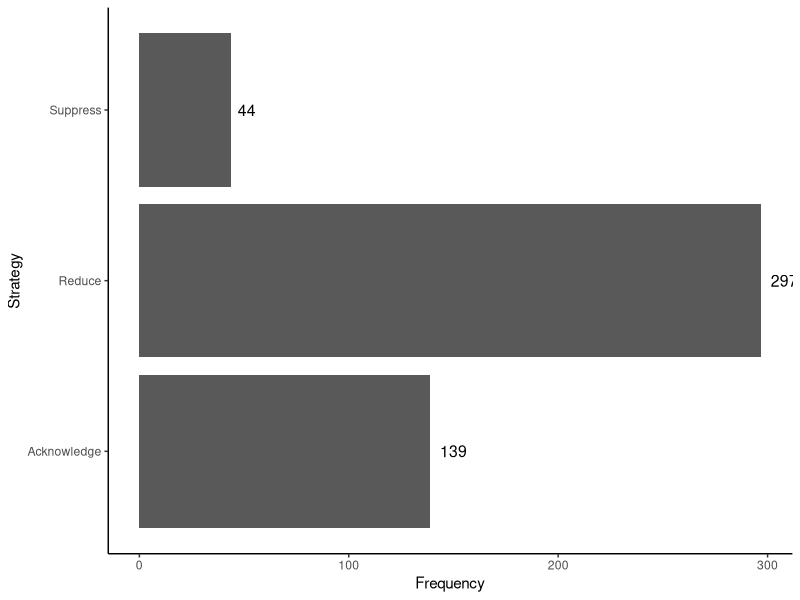
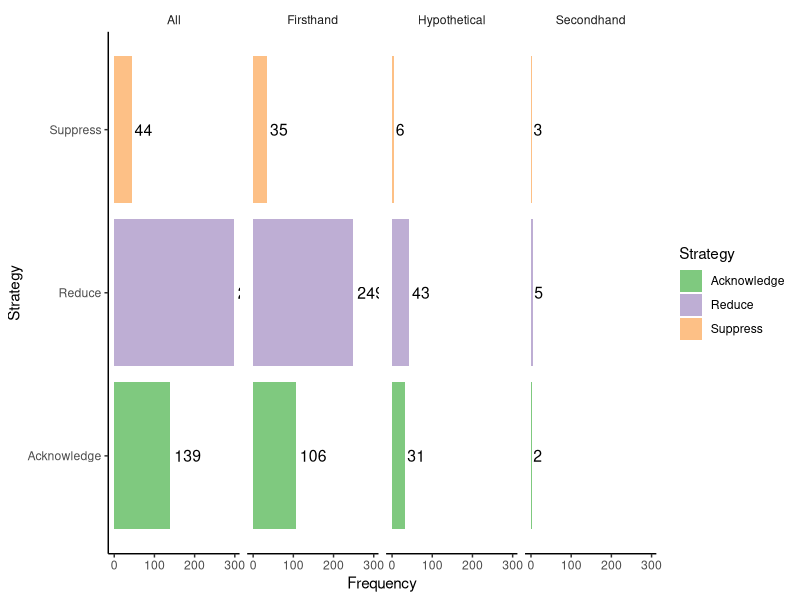
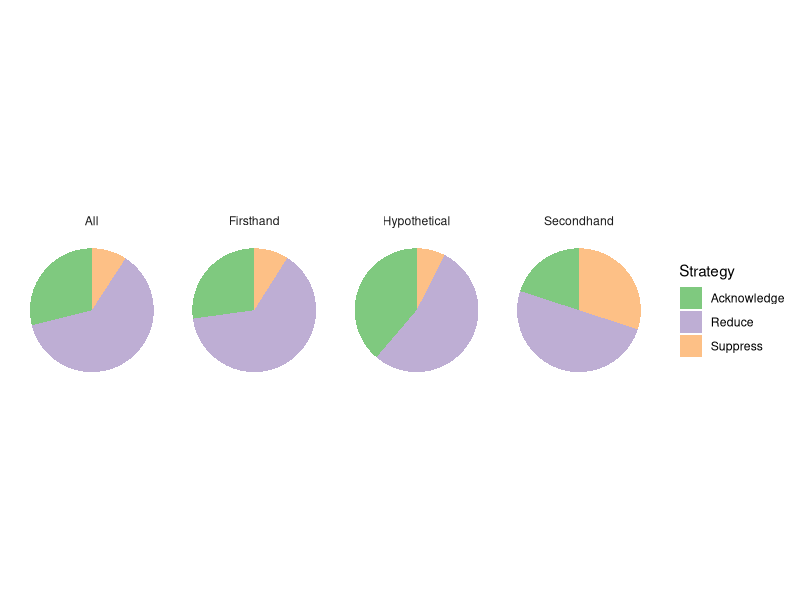
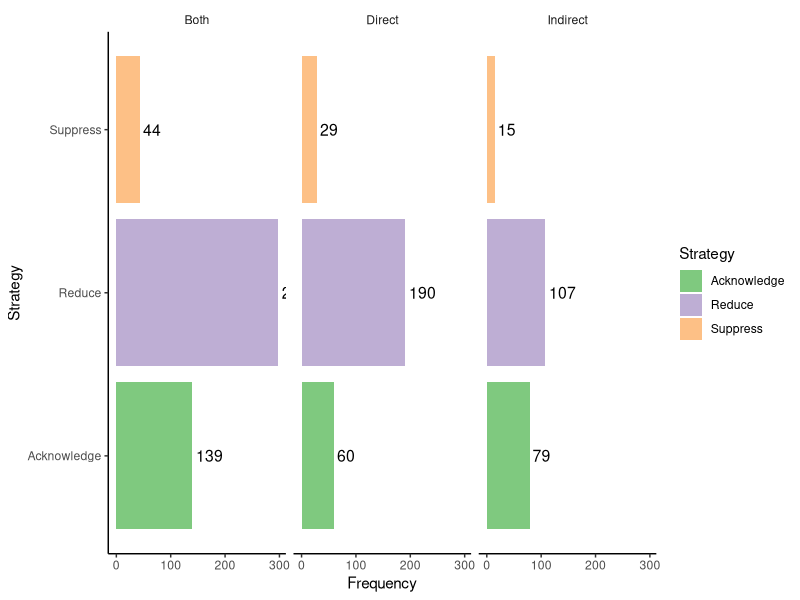
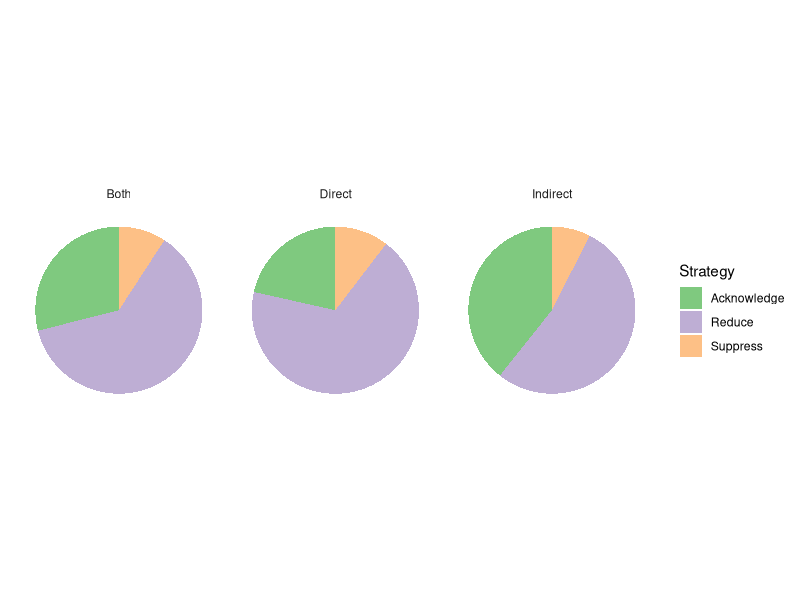
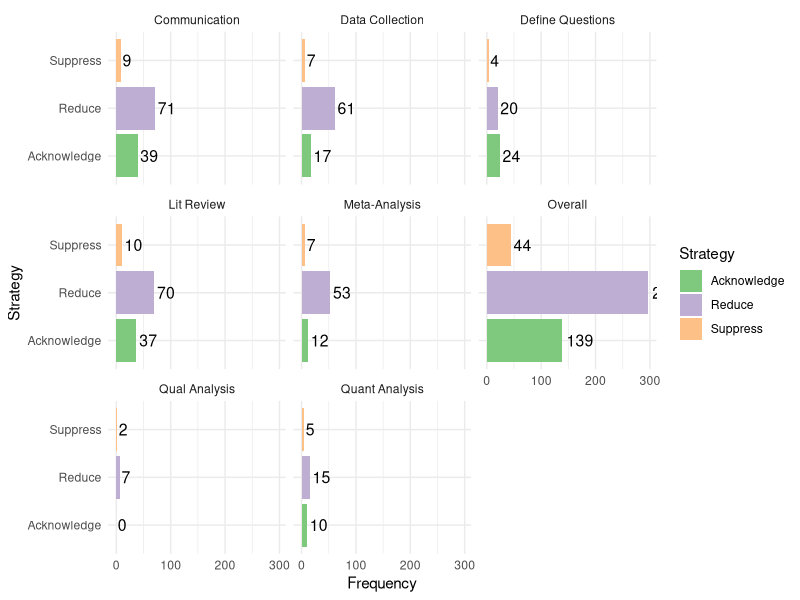
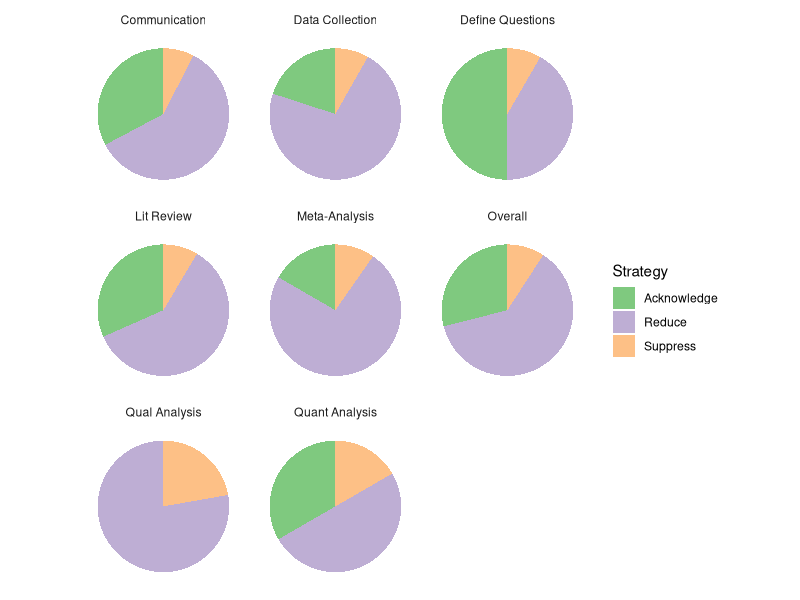
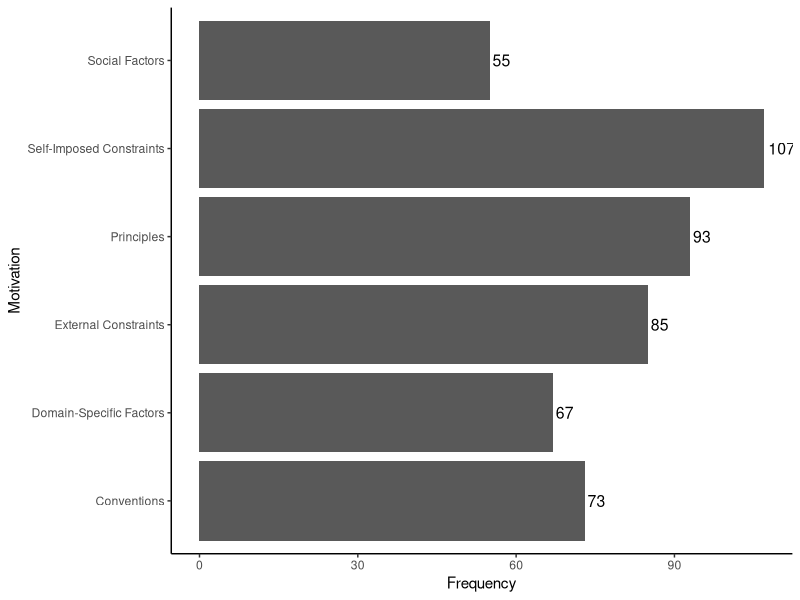

Source code (R) for these figures, in order:
## ---- chunk 1
library(ggplot2)
library(dplyr)
# library(ggstance) # devtools::install_github("lionel-/ggstance")
knitr::opts_chunk$set(echo = TRUE)
## ---- chunk 2
codes <- read.csv(file="codes-anonymous.csv", header=TRUE, sep=",")
## ---- chunk 3
# counts of strategies
d.strat <- data.frame(
  "Strategy"=c('Acknowledge','Reduce','Suppress'),
  "Frequency"=c(sum(codes$Strategy=='Acknowledge'),sum(codes$Strategy=='Reduce'),sum(codes$Strategy=='Suppress')),
  "Percent"=c(sum(codes$Strategy=='Acknowledge'),sum(codes$Strategy=='Reduce'),sum(codes$Strategy=='Suppress'))/length(codes$Decision)*100
)
## ---- chunk 4
ggplot(d.strat, aes(x=Strategy,y=Frequency)) + 
  geom_bar(stat = 'identity') + 
  geom_text(aes(label=Frequency),position=position_dodge(width=0.9), size=4, hjust=-0.35) + 
  theme(panel.background = element_blank(), axis.line = element_line(colour = "black")) + 
  coord_flip()
## ---- chunk 5
# add column to data table of strategies for type of mention
d.strat.mention <- cbind(d.strat,"Mention"=c("All","All","All"))

# get counts of strategies for:
# firsthand accounts
codes.firsthand <- codes %>% filter(Mention=="Firsthand")
d.strat.mention <- rbind(d.strat.mention, data.frame(
  "Strategy"=c('Acknowledge','Reduce','Suppress'),
  "Frequency"=c(sum(codes.firsthand$Strategy=='Acknowledge'),sum(codes.firsthand$Strategy=='Reduce'),sum(codes.firsthand$Strategy=='Suppress')),
    "Percent"=c(sum(codes.firsthand$Strategy=='Acknowledge'),sum(codes.firsthand$Strategy=='Reduce'),sum(codes.firsthand$Strategy=='Suppress'))/length(codes.firsthand$Decision)*100,
  "Mention"=c("Firsthand","Firsthand","Firsthand")
))
# secondhand accounts
codes.secondhand <- codes %>% filter(Mention=="Secondhand")
d.strat.mention <- rbind(d.strat.mention, data.frame(
  "Strategy"=c('Acknowledge','Reduce','Suppress'),
  "Frequency"=c(sum(codes.secondhand$Strategy=='Acknowledge'),sum(codes.secondhand$Strategy=='Reduce'),sum(codes.secondhand$Strategy=='Suppress')),
  "Percent"=c(sum(codes.secondhand$Strategy=='Acknowledge'),sum(codes.secondhand$Strategy=='Reduce'),sum(codes.secondhand$Strategy=='Suppress'))/length(codes.secondhand$Decision)*100,
  "Mention"=c("Secondhand","Secondhand","Secondhand")
))
# hypothetical accounts
codes.hypothetical <- codes %>% filter(Mention=="Hypothetical")
d.strat.mention <- rbind(d.strat.mention, data.frame(
  "Strategy"=c('Acknowledge','Reduce','Suppress'),
  "Frequency"=c(sum(codes.hypothetical$Strategy=='Acknowledge'),sum(codes.hypothetical$Strategy=='Reduce'),sum(codes.hypothetical$Strategy=='Suppress')),
  "Percent"=c(sum(codes.hypothetical$Strategy=='Acknowledge'),sum(codes.hypothetical$Strategy=='Reduce'),sum(codes.hypothetical$Strategy=='Suppress'))/length(codes.hypothetical$Decision)*100,
  "Mention"=c("Hypothetical","Hypothetical","Hypothetical")
))
## ---- chunk 6
ggplot(d.strat.mention, aes(x=Strategy, y=Frequency, fill=Strategy)) + 
  geom_bar(stat = 'identity') + 
  scale_fill_brewer(type = "qual", palette = 1, aesthetics = "fill") +
  geom_text(aes(label=Frequency), position=position_dodge(width=0.9), size=4, hjust=-0.15) + 
  theme(panel.background = element_blank(), axis.line = element_line(colour = "black"), strip.background = element_blank()) + 
  facet_grid(~ Mention) +
  coord_flip()

ggplot(d.strat.mention, aes(x="", y=Percent, fill=Strategy)) +
  geom_bar(width = 1, stat = "identity") +
  coord_polar("y", start = 0) +
  scale_fill_brewer(type = "qual", palette = 1, aesthetics = "fill") +
  # geom_text(aes(label = round(Percent,digits=1)), size=4) +
  theme_minimal() + 
  theme(axis.title.x = element_blank(), axis.title.y = element_blank(), panel.border = element_blank(), panel.grid=element_blank(),
  axis.ticks = element_blank(), plot.title=element_text(size=14, face="bold"), axis.text.x=element_blank(), strip.background = element_blank()) +
  facet_grid(~ Mention)
## ---- chunk 7
# add column to data table of strategies for type of mention
d.strat.impact <- cbind(d.strat,"Impact"=c("Both","Both","Both"))

# get counts of strategies for decisions with:
# direct impact
codes.direct <- codes %>% filter(Impact=="Direct")
d.strat.impact <- rbind(d.strat.impact, data.frame(
  "Strategy"=c('Acknowledge','Reduce','Suppress'),
  "Frequency"=c(sum(codes.direct$Strategy=='Acknowledge'),sum(codes.direct$Strategy=='Reduce'),sum(codes.direct$Strategy=='Suppress')),
  "Percent"=c(sum(codes.direct$Strategy=='Acknowledge'),sum(codes.direct$Strategy=='Reduce'),sum(codes.direct$Strategy=='Suppress'))/length(codes.direct$Decision)*100,
  "Impact"=c("Direct","Direct","Direct")
))
# indirect impact
codes.indirect <- codes %>% filter(Impact=="Indirect")
d.strat.impact <- rbind(d.strat.impact, data.frame(
  "Strategy"=c('Acknowledge','Reduce','Suppress'),
  "Frequency"=c(sum(codes.indirect$Strategy=='Acknowledge'),sum(codes.indirect$Strategy=='Reduce'),sum(codes.indirect$Strategy=='Suppress')),
  "Percent"=c(sum(codes.indirect$Strategy=='Acknowledge'),sum(codes.indirect$Strategy=='Reduce'),sum(codes.indirect$Strategy=='Suppress'))/length(codes.indirect$Decision)*100,
  "Impact"=c("Indirect","Indirect","Indirect")
))
## ---- chunk 8
ggplot(d.strat.impact, aes(x=Strategy,y=Frequency,fill=Strategy)) + 
  geom_bar(stat = 'identity') + 
  scale_fill_brewer(type = "qual", palette = 1, aesthetics = "fill") +
  geom_text(aes(label=Frequency),position=position_dodge(width=0.9), size=4, hjust=-0.15) + 
  theme(panel.background = element_blank(), axis.line = element_line(colour = "black"), strip.background = element_blank()) + 
  facet_grid(~ Impact) +
  coord_flip()

ggplot(d.strat.impact, aes(x="", y=Percent, fill=Strategy)) +
  geom_bar(width = 1, stat = "identity") +
  coord_polar("y", start = 0) +
  scale_fill_brewer(type = "qual", palette = 1, aesthetics = "fill") +
  # geom_text(aes(label = round(Percent,digits=1)), size=4) +
  theme_minimal() + 
  theme(axis.title.x = element_blank(), axis.title.y = element_blank(), panel.border = element_blank(), panel.grid=element_blank(),
  axis.ticks = element_blank(), plot.title=element_text(size=14, face="bold"), axis.text.x=element_blank(), strip.background = element_blank()) +
  facet_grid(~ Impact)
## ---- chunk 9
# add column to data table of strategies for type of mention
d.strat.stage <- cbind(d.strat,"Stage"=c("Overall","Overall","Overall"))

# get counts of strategies at the stage of:
# questions
codes.questions <- codes %>% filter(Stage.of.Analysis=="Defining questions and objectives")
d.strat.stage <- rbind(d.strat.stage, data.frame(
  "Strategy"=c('Acknowledge','Reduce','Suppress','All'),
  "Frequency"=c(sum(codes.questions$Strategy=='Acknowledge'),sum(codes.questions$Strategy=='Reduce'),sum(codes.questions$Strategy=='Suppress'),length(codes.questions$Decision)),
  "Percent"=c(sum(codes.questions$Strategy=='Acknowledge'),sum(codes.questions$Strategy=='Reduce'),sum(codes.questions$Strategy=='Suppress'),length(codes.questions$Decision))/length(codes.questions$Decision)*100,
  "Stage"=c("Define Questions","Define Questions","Define Questions","Define Questions")
))
# literature review
codes.review <- codes %>% filter(Stage.of.Analysis=="Literature review")
d.strat.stage <- rbind(d.strat.stage, data.frame(
  "Strategy"=c('Acknowledge','Reduce','Suppress','All'),
  "Frequency"=c(sum(codes.review$Strategy=='Acknowledge'),sum(codes.review$Strategy=='Reduce'),sum(codes.review$Strategy=='Suppress'),length(codes.review$Decision)),
  "Percent"=c(sum(codes.review$Strategy=='Acknowledge'),sum(codes.review$Strategy=='Reduce'),sum(codes.review$Strategy=='Suppress'),length(codes.review$Decision))/length(codes.review$Decision)*100,
  "Stage"=c("Lit Review","Lit Review","Lit Review","Lit Review")
))
# data collection
codes.collect <- codes %>% filter(Stage.of.Analysis=="Data collection")
d.strat.stage <- rbind(d.strat.stage, data.frame(
  "Strategy"=c('Acknowledge','Reduce','Suppress','All'),
  "Frequency"=c(sum(codes.collect$Strategy=='Acknowledge'),sum(codes.collect$Strategy=='Reduce'),sum(codes.collect$Strategy=='Suppress'),length(codes.collect$Decision)),
  "Percent"=c(sum(codes.collect$Strategy=='Acknowledge'),sum(codes.collect$Strategy=='Reduce'),sum(codes.collect$Strategy=='Suppress'),length(codes.collect$Decision))/length(codes.collect$Decision)*100,
  "Stage"=c("Data Collection","Data Collection","Data Collection","Data Collection")
))
# meta-analysis
codes.meta <- codes %>% filter(Stage.of.Analysis=="Meta-analysis")
d.strat.stage <- rbind(d.strat.stage, data.frame(
  "Strategy"=c('Acknowledge','Reduce','Suppress','All'),
  "Frequency"=c(sum(codes.meta$Strategy=='Acknowledge'),sum(codes.meta$Strategy=='Reduce'),sum(codes.meta$Strategy=='Suppress'),length(codes.meta$Decision)),
  "Percent"=c(sum(codes.meta$Strategy=='Acknowledge'),sum(codes.meta$Strategy=='Reduce'),sum(codes.meta$Strategy=='Suppress'),length(codes.meta$Decision))/length(codes.meta$Decision)*100,
  "Stage"=c("Meta-Analysis","Meta-Analysis","Meta-Analysis","Meta-Analysis")
))
# quantitative analysis
codes.quant <- codes %>% filter(Stage.of.Analysis=="Quantitative Analysis")
d.strat.stage <- rbind(d.strat.stage, data.frame(
  "Strategy"=c('Acknowledge','Reduce','Suppress','All'),
  "Frequency"=c(sum(codes.quant$Strategy=='Acknowledge'),sum(codes.quant$Strategy=='Reduce'),sum(codes.quant$Strategy=='Suppress'),length(codes.quant$Decision)),
  "Percent"=c(sum(codes.quant$Strategy=='Acknowledge'),sum(codes.quant$Strategy=='Reduce'),sum(codes.quant$Strategy=='Suppress'),length(codes.quant$Decision))/length(codes.quant$Decision)*100,
  "Stage"=c("Quant Analysis","Quant Analysis","Quant Analysis","Quant Analysis")
))
# qualitative analysis
codes.qual <- codes %>% filter(Stage.of.Analysis=="Qualitative analysis")
d.strat.stage <- rbind(d.strat.stage, data.frame(
  "Strategy"=c('Acknowledge','Reduce','Suppress','All'),
  "Frequency"=c(sum(codes.qual$Strategy=='Acknowledge'),sum(codes.qual$Strategy=='Reduce'),sum(codes.qual$Strategy=='Suppress'),length(codes.qual$Decision)),
  "Percent"=c(sum(codes.qual$Strategy=='Acknowledge'),sum(codes.qual$Strategy=='Reduce'),sum(codes.qual$Strategy=='Suppress'),length(codes.qual$Decision))/length(codes.qual$Decision)*100,
  "Stage"=c("Qual Analysis","Qual Analysis","Qual Analysis","Qual Analysis")
))
# communication
codes.comm <- codes %>% filter(Stage.of.Analysis=="Communication")
d.strat.stage <- rbind(d.strat.stage, data.frame(
  "Strategy"=c('Acknowledge','Reduce','Suppress','All'),
  "Frequency"=c(sum(codes.comm$Strategy=='Acknowledge'),sum(codes.comm$Strategy=='Reduce'),sum(codes.comm$Strategy=='Suppress'),length(codes.comm$Decision)),
  "Percent"=c(sum(codes.comm$Strategy=='Acknowledge'),sum(codes.comm$Strategy=='Reduce'),sum(codes.comm$Strategy=='Suppress'),length(codes.comm$Decision))/length(codes.comm$Decision)*100,
  "Stage"=c("Communication","Communication","Communication","Communication")
))
## ---- chunk 10
# frequencies as bars
d.strat.stage %>% filter(!Strategy %in% "All") %>%
  ggplot(aes(x=Strategy,y=Frequency,fill=Strategy)) + 
  geom_bar(stat = 'identity') + 
  scale_fill_brewer(type = "qual", palette = 1, aesthetics = "fill") +
  geom_text(aes(label=Frequency),position=position_dodge(width=0.9), size=4, hjust=-0.15) + 
  theme_minimal() +
  theme(panel.background = element_blank()) +
  facet_wrap(~ Stage) +
  coord_flip()

# proportions as pies
d.strat.stage %>% filter(!Strategy %in% "All") %>%
  ggplot(aes(x="", y=Percent, fill=Strategy)) +
  geom_bar(width = 1, stat = "identity") +
  coord_polar("y", start = 0) +
  scale_fill_brewer(type = "qual", palette = 1, aesthetics = "fill") +
  # geom_text(aes(label = round(Percent,digits=1)), size=4) +
  theme_minimal() + 
  theme(axis.title.x = element_blank(), axis.title.y = element_blank(), panel.border = element_blank(), panel.grid=element_blank(),
  axis.ticks = element_blank(), plot.title=element_text(size=14, face="bold"), axis.text.x=element_blank(), strip.background = element_blank()) +
  facet_wrap(~ Stage)
## ---- chunk 11
# figures for export to ai

# total frequencies at each stage as bars
freqStages <- d.strat.stage %>% filter(Strategy %in% "All") %>%
  ggplot(aes(x=Stage, y=Frequency)) + 
  geom_bar(stat = 'identity') + 
  geom_text(aes(label=Frequency),position=position_dodge(width=0.9), size=4, hjust=-0.15) + 
  theme_minimal() +
  theme(panel.background = element_blank()) +
  coord_flip()

ggsave(freqStages, file = "frequenciesStagesTotal.svg", width = 2, height = 3, units = "in")

# proportions as stacked bars
propStages <- d.strat.stage %>% filter(!Strategy %in% "All") %>%
  ggplot(aes(x=Stage, y=Percent,fill=Strategy)) + 
  geom_bar(stat = 'identity') + 
  # geom_text(aes(label=Frequency),position=position_dodge(width=0.9), size=4) + 
  scale_fill_brewer(type = "qual", palette = 1, aesthetics = "fill") +
  theme_minimal() +
  # theme(panel.background = element_blank(), axis.title.y=element_blank(), axis.text.y=element_blank()) +
  coord_flip()

ggsave(propStages, file = "proportionsStagesStacked.svg", width = 2, height = 3, units = "in")
## ---- chunk 12
unique(codes$Reason)
## ---- chunk 13
# add a column to the data table for motivations
codes$Motivation <- with(codes, 
                         ifelse(Reason %in% c("Consistency", "Reproducibility", "Comprehensiveness"), "Principles",
                            ifelse(Reason %in% c("Confidence through consensus", "Ease of understanding"), "Social Factors",
                               ifelse(Reason %in% c("Domain knowledge", "Conceptual clarity"), "Domain-Specific Factors",
                                  ifelse(Reason %in% c("Statistical power", "Standard practice"), "Conventions",
                                     ifelse(Reason %in% c("Research questions", "Caution", "Preference", "Lack of knowledge"), "Self-Imposed Constraints",
                                        "External Constraints"
                                     )
                                  )
                               )
                            )
                         )
                    )
## ---- chunk 14
# counts of strategies
d.motive <- data.frame(
  "Motivation"=c("Principles","Social Factors","Domain-Specific Factors","Conventions","Self-Imposed Constraints","External Constraints"),
  "Frequency"=c(sum(codes$Motivation=="Principles"),sum(codes$Motivation=="Social Factors"),sum(codes$Motivation=="Domain-Specific Factors"),sum(codes$Motivation=="Conventions"),sum(codes$Motivation=="Self-Imposed Constraints"),sum(codes$Motivation=="External Constraints")),
  "Percent"=c(sum(codes$Motivation=="Principles"),sum(codes$Motivation=="Social Factors"),sum(codes$Motivation=="Domain-Specific Factors"),sum(codes$Motivation=="Conventions"),sum(codes$Motivation=="Self-Imposed Constraints"),sum(codes$Motivation=="External Constraints"))/length(codes$Decision)*100
)
## ---- chunk 15
ggplot(d.motive, aes(x=Motivation,y=Frequency)) + 
  geom_bar(stat = 'identity') + 
  geom_text(aes(label=Frequency),position=position_dodge(width=0.9), size=4, hjust=-0.15) + 
  theme(panel.background = element_blank(), axis.line = element_line(colour = "black")) +
  coord_flip()

ggplot(codes, aes(x=Reason)) +
  geom_bar(stat = 'count') +
  theme(panel.background = element_blank(), axis.line = element_line(colour = "black"), strip.background = element_blank(), strip.text.y = element_text(angle = 0)) +
  facet_grid(Motivation ~ ., scales = "free", space = "free") +
  coord_flip()
## ---- chunk 16
motivations <- ggplot(codes, aes(x=Reason)) +
  geom_bar(stat = 'count') +
  theme_minimal() +
  theme(panel.background = element_blank(), strip.background = element_blank(), strip.text.y = element_text(angle = 0)) +
  facet_grid(Motivation ~ ., scales = "free", space = "free") +
  coord_flip()

# saving
ggsave(motivations, file = "motivations.svg", width = 7, height = 3, units = "in")
## ---- chunk 17
# add column to data table of strategies for type of mention
d.motive.strat <- cbind(d.motive,"Strategy"=c("All","All","All","All","All","All"))

# get counts of motivations for each strategy:
# acknowledge
codes.acknowledge <- codes %>% filter(Strategy=="Acknowledge")
d.motive.strat <- rbind(d.motive.strat, data.frame(
  "Motivation"=c("Principles","Social Factors","Domain-Specific Factors","Conventions","Self-Imposed Constraints","External Constraints"),
  "Frequency"=c(sum(codes.acknowledge$Motivation=="Principles"),sum(codes.acknowledge$Motivation=="Social Factors"),sum(codes.acknowledge$Motivation=="Domain-Specific Factors"),sum(codes.acknowledge$Motivation=="Conventions"),sum(codes.acknowledge$Motivation=="Self-Imposed Constraints"),sum(codes.acknowledge$Motivation=="External Constraints")),
  "Percent"=c(sum(codes.acknowledge$Motivation=="Principles"),sum(codes.acknowledge$Motivation=="Social Factors"),sum(codes.acknowledge$Motivation=="Domain-Specific Factors"),sum(codes.acknowledge$Motivation=="Conventions"),sum(codes.acknowledge$Motivation=="Self-Imposed Constraints"),sum(codes.acknowledge$Motivation=="External Constraints"))/length(codes.acknowledge$Decision)*100,
  "Strategy"=c("Acknowledge","Acknowledge","Acknowledge","Acknowledge","Acknowledge","Acknowledge")
))
# reduce
codes.reduce <- codes %>% filter(Strategy=="Reduce")
d.motive.strat <- rbind(d.motive.strat, data.frame(
  "Motivation"=c("Principles","Social Factors","Domain-Specific Factors","Conventions","Self-Imposed Constraints","External Constraints"),
  "Frequency"=c(sum(codes.reduce$Motivation=="Principles"),sum(codes.reduce$Motivation=="Social Factors"),sum(codes.reduce$Motivation=="Domain-Specific Factors"),sum(codes.reduce$Motivation=="Conventions"),sum(codes.reduce$Motivation=="Self-Imposed Constraints"),sum(codes.reduce$Motivation=="External Constraints")),
  "Percent"=c(sum(codes.reduce$Motivation=="Principles"),sum(codes.reduce$Motivation=="Social Factors"),sum(codes.reduce$Motivation=="Domain-Specific Factors"),sum(codes.reduce$Motivation=="Conventions"),sum(codes.reduce$Motivation=="Self-Imposed Constraints"),sum(codes.reduce$Motivation=="External Constraints"))/length(codes.reduce$Decision)*100,
  "Strategy"=c("Reduce","Reduce","Reduce","Reduce","Reduce","Reduce")
))
# suppress
codes.suppress <- codes %>% filter(Strategy=="Suppress")
d.motive.strat <- rbind(d.motive.strat, data.frame(
  "Motivation"=c("Principles","Social Factors","Domain-Specific Factors","Conventions","Self-Imposed Constraints","External Constraints"),
  "Frequency"=c(sum(codes.suppress$Motivation=="Principles"),sum(codes.suppress$Motivation=="Social Factors"),sum(codes.suppress$Motivation=="Domain-Specific Factors"),sum(codes.suppress$Motivation=="Conventions"),sum(codes.suppress$Motivation=="Self-Imposed Constraints"),sum(codes.suppress$Motivation=="External Constraints")),
  "Percent"=c(sum(codes.suppress$Motivation=="Principles"),sum(codes.suppress$Motivation=="Social Factors"),sum(codes.suppress$Motivation=="Domain-Specific Factors"),sum(codes.suppress$Motivation=="Conventions"),sum(codes.suppress$Motivation=="Self-Imposed Constraints"),sum(codes.suppress$Motivation=="External Constraints"))/length(codes.suppress$Decision)*100,
  "Strategy"=c("Suppress","Suppress","Suppress","Suppress","Suppress","Suppress")
))
## ---- chunk 18
ggplot(d.motive.strat, aes(x=Motivation,y=Frequency)) + 
  geom_bar(stat = 'identity') + 
  geom_text(aes(label=Frequency),position=position_dodge(width=0.9), size=4, hjust=-0.15) + 
  theme(panel.background = element_blank(), axis.line = element_line(colour = "black"), strip.background = element_blank()) + 
  facet_wrap(~ Strategy) + 
  coord_flip()

ggplot(d.motive.strat, aes(x="", y=Percent, fill=Motivation)) +
  geom_bar(width = 1, stat = "identity") +
  coord_polar("y", start = 0) +
  scale_fill_brewer(type = "qual", palette = 2, aesthetics = "fill") +
  # geom_text(aes(label = round(Percent,digits=1)), size=4) +
  theme_minimal() + 
  theme(axis.title.x = element_blank(), axis.title.y = element_blank(), panel.border = element_blank(), panel.grid=element_blank(),
  axis.ticks = element_blank(), plot.title=element_text(size=14, face="bold"), axis.text.x=element_blank()) +
  facet_wrap(~ Strategy)
## ---- chunk 19
unique(codes$Need)
